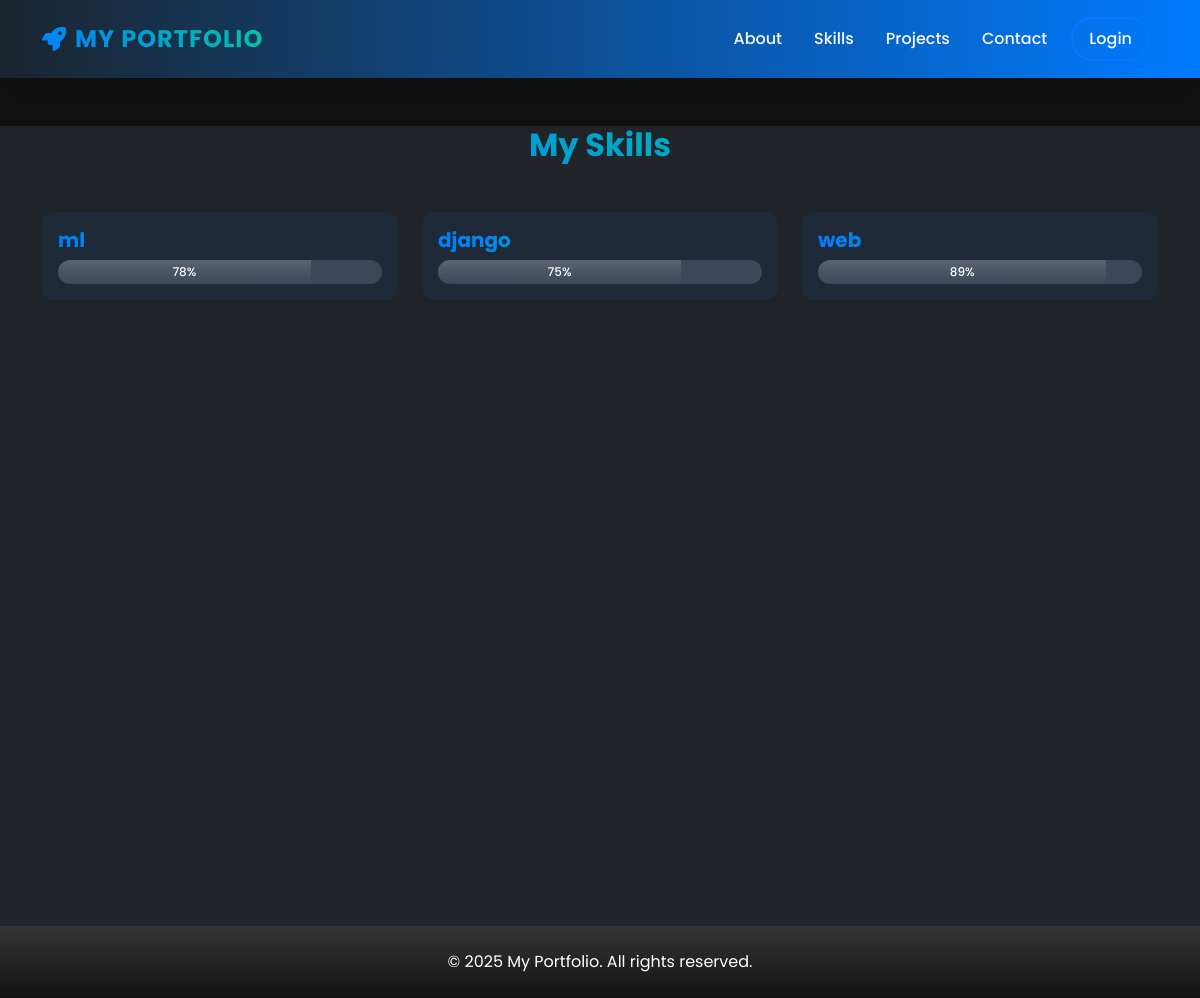
Screenshot of /skills/ with the database file from the repository.
### portfolio/models.py (models this page shows, shortened)
class Skill(models.Model):
    user = models.ForeignKey(User, on_delete=models.CASCADE)
    name = models.CharField(max_length=100)
    proficiency = models.IntegerField()  # 1-100

### portfolio/views.py (the view)
# urls.py: path('skills/', views.skills, name='skills'),
def skills(request):
    skills = Skill.objects.filter(user__is_active=True)
    return render(request, 'skills.html', {'skills': skills})

### portfolio/templates/skills.html
{% extends 'base.html' %}
{% load static %}
{% block content %}
<div class="container my-5">
    <h2 class="text-center mb-5 fw-bold text-gradient">My Skills</h2>
    <div class="row">
        {% for skill in skills %}
        <div class="col-md-4 mb-4">
            <div class="card shadow-sm border-0 h-100 transition-scale bg-dark-card">
                <div class="card-body">
                    <h5 class="card-title fw-bold text-gradient">{{ skill.name }}</h5>
                    <div class="progress rounded-pill">
                        <div class="progress-bar bg-gradient" role="progressbar" style="width: {{ skill.proficiency }}%;" aria-valuenow="{{ skill.proficiency }}" aria-valuemin="0" aria-valuemax="100">{{ skill.proficiency }}%</div>
                    </div>
                </div>
            </div>
        </div>
        {% empty %}
        <p class="text-center text-muted">No skills added yet.</p>
        {% endfor %}
    </div>
</div>
{% endblock %}

### portfolio/static/css/styles.css (style rules this page uses)
:root { --primary: #007bff; --secondary: #6c757d; --accent: #00cc99; --dark: #1a252f; --light: #f8f9fa; --dark-bg: #121212; --dark-card: #1e2a38; --nav-hover: #00e6b8; }
body { font-family: 'Poppins', sans-serif; background-color: var(--dark-bg); color: var(--light); }
.text-gradient { background: linear-gradient(45deg, var(--primary), var(--accent)); -webkit-background-clip: text; -webkit-text-fill-color: transparent; }
.card { transition: transform 0.3s ease, box-shadow 0.3s ease; border-radius: 12px; background-color: var(--dark-card); }
.transition-scale { transition: transform 0.3s ease, box-shadow 0.3s ease; }
.progress { height: 1.5rem; background-color: #3c4858; border-radius: 10px; transition: all 0.3s ease; }
.progress-bar { background: linear-gradient(45deg, var(--primary), var(--accent)); font-weight: 500; transition: width 0.5s ease, background 0.3s ease; }

### rows the page displays
Skill: name "ml", proficiency "78"
Skill: name "django", proficiency "75"
Skill: name "web", proficiency "89"
